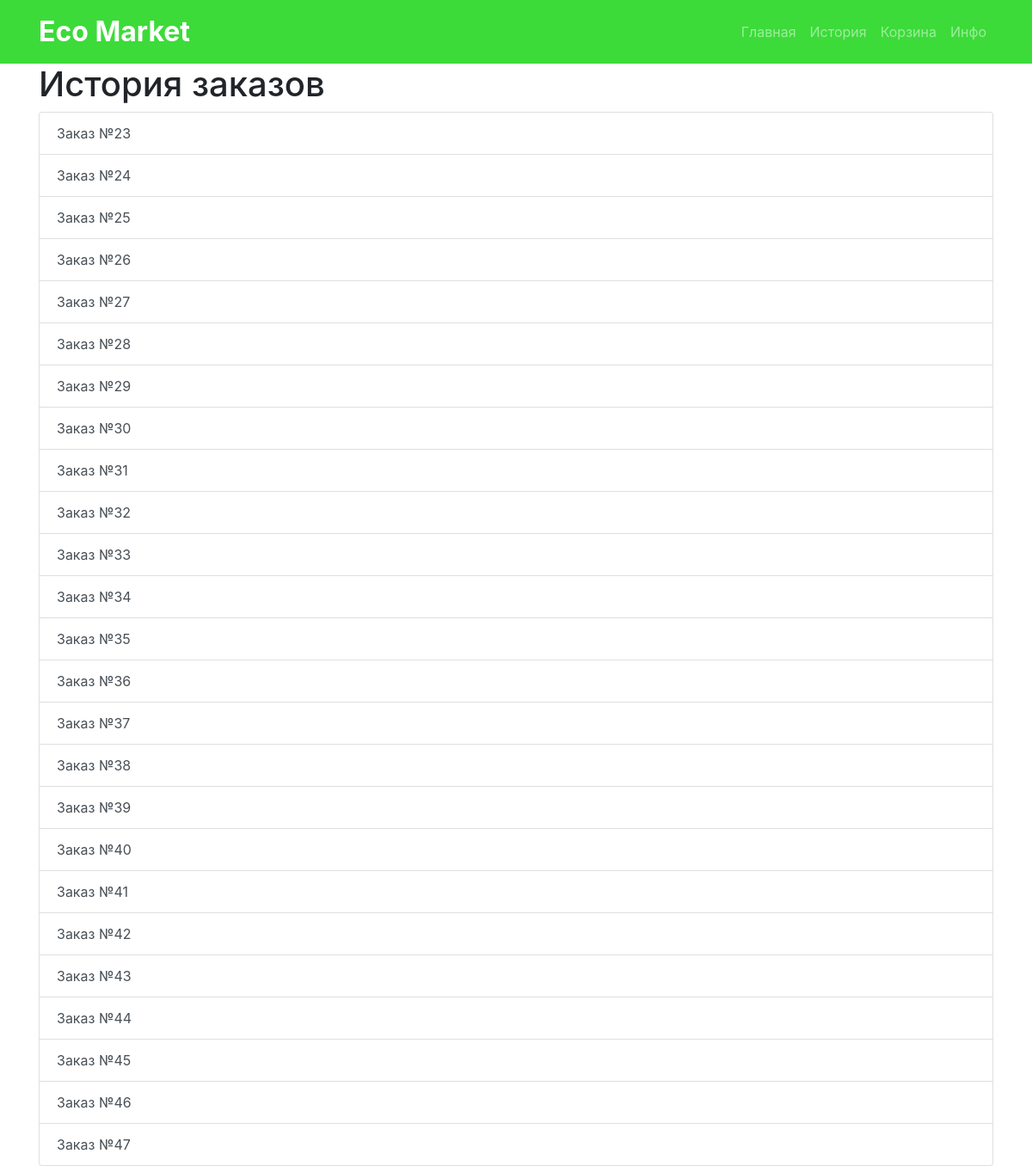
/orders/, run on an earlier commit of the app's database.
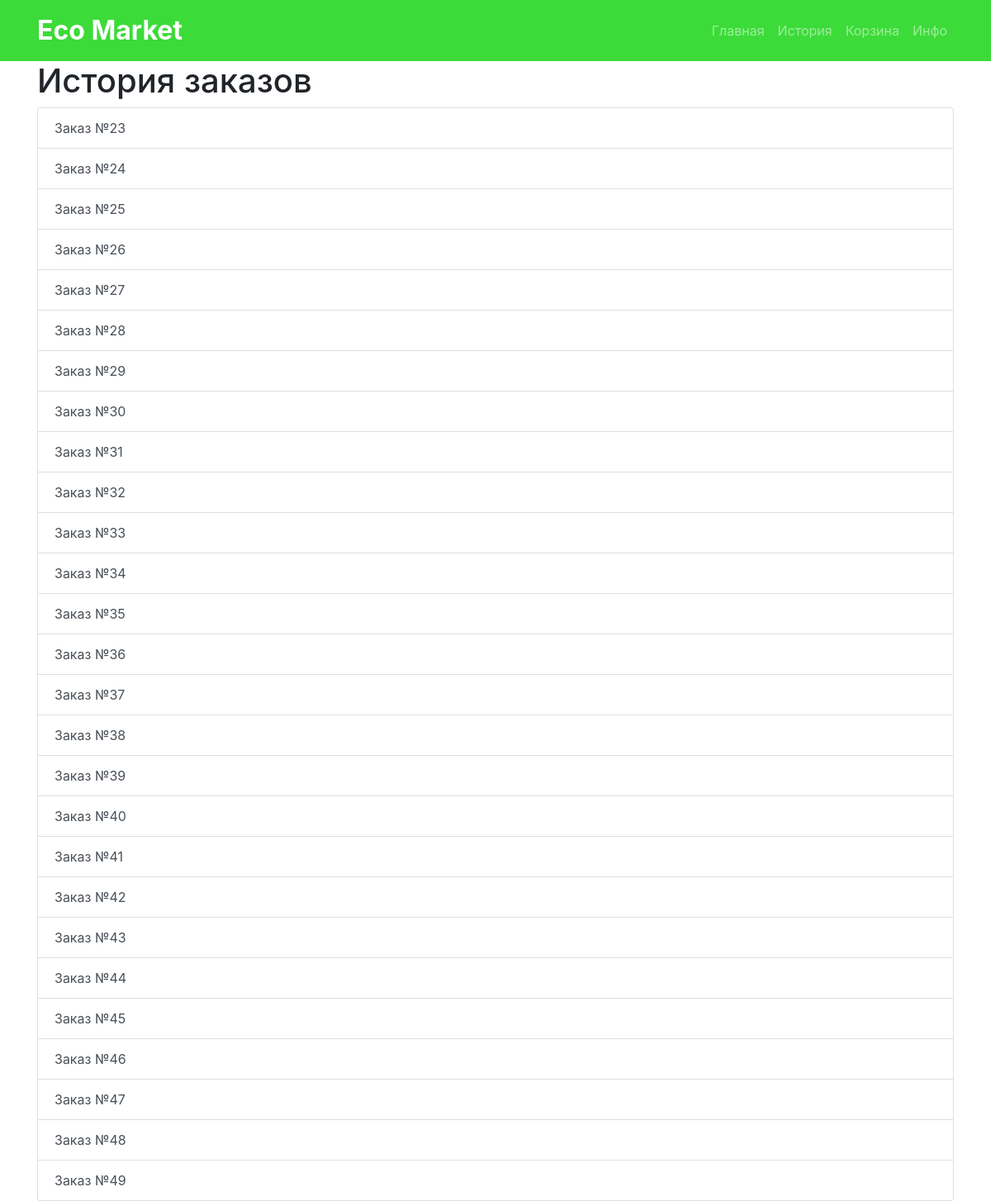
And on a later commit of the database.
### myapp/models.py (models this page shows, shortened)
class Order(models.Model):
    STATUS_CHOICES = [
        ('Нa расмотрении','PENDING'),
        ('Делается', 'APPROVED'),
        ('Доставлено','COMPLETED'),
        ('Отменен','CANCEL'),
    ]
    session = models.ForeignKey(Session, on_delete=models.CASCADE)
    address = models.CharField(max_length=255)
    total_price = models.DecimalField(max_digits=10, decimal_places=2)  # Добавьте это поле
    quantity = models.PositiveIntegerField(default=1)
    name = models.CharField(max_length=100)
    phone_number = models.CharField(max_length=20)
    created_at = models.DateTimeField(auto_now_add=True)
    status = models.CharField(max_length=20, choices=STATUS_CHOICES, default='Нa расмотрении')
    cart_items = models.ManyToManyField('CartItem', blank=True)

### myapp/views.py (the view)
# urls.py: path('orders/', views.view_all_orders, name='all_orders'),
def view_all_orders(request):
    orders = Order.objects.all()
    return render(request, 'all_orders.html', {'orders': orders})

### templates/all_orders.html
{% extends 'base.html' %}
{% block content %}
    <div class="container">
        <h1>История заказов</h1>
        <div class="list-group">
            {% if orders %}
                {% for order in orders %}
                    <a href="{% url 'order_detail' order.id %}" class="list-group-item list-group-item-action">
                        Заказ №{{ order.id }}
                    </a>
                {% endfor %}
            {% else %}
                <div class="alert alert-info" role="alert">
                    Нет заказов пока
                </div>
            {% endif %}
        </div>
    </div>
{% endblock %}

What changed in the data, as far as the page shows it:
added Order: id "48"
added Order: id "49"
